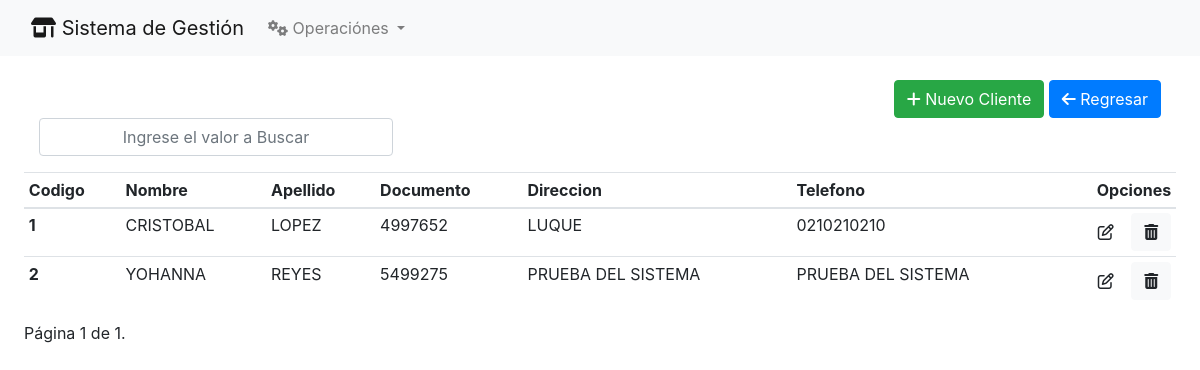
The page /clientes/ on the database as committed earlier.
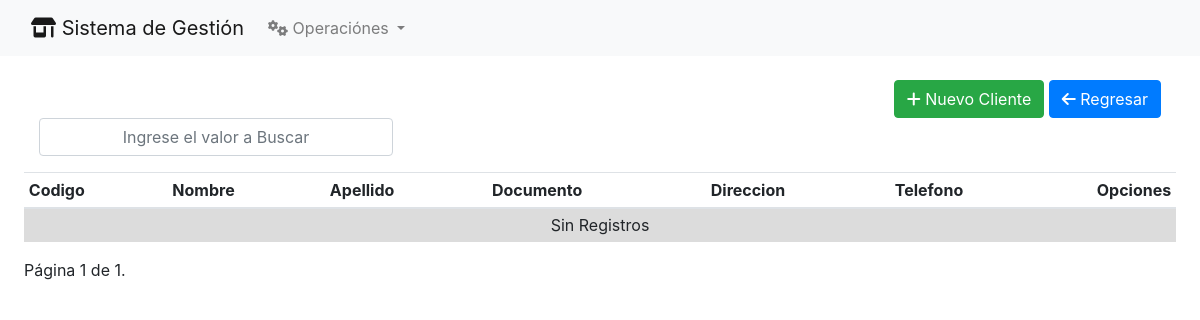
The same page on the database as committed later.
### Clientes/models.py (models this page shows, shortened)
class Clientes(models.Model):
    class Meta:
        verbose_name_plural = 'Clientes'
    nombre =  models.CharField(max_length = 250)
    apellido = models.CharField(max_length = 250)
    documento = models.CharField(max_length = 250, unique=True)
    direccion =  models.CharField(max_length = 250)
    telefono = models.CharField(max_length = 250)
    correo =  models.CharField(max_length = 250)
    observacion =  models.CharField(max_length = 250)
    estado =  models.CharField(max_length = 250)

### Clientes/views.py (the view)
# urls.py: path('', clientes_index, name='clientes'),
def clientes_index(request):
    clientes_list = Clientes.objects.all().order_by("nombre")
    paginator = Paginator(clientes_list, 10)
    page_number = request.GET.get('page')
    page_obj = paginator.get_page(page_number)
    final_page_number = paginator.num_pages - 1
    template = "clientes_index.html"
    context = {"titulo": "Clientes", "clientes": page_obj, "final_page_number": final_page_number}
    return render(request, template, context)

### Clientes/templates/clientes_index.html (shortened to what this page needs)
{% extends 'home.html' %}
{% block content %}
<div class="p-4">
    <div class="col d-flex justify-content-end">
        <a href="{%url 'nuevo_cliente'%}" class="btn btn-success"> <i class="fa-solid fa-plus"></i> Nuevo Cliente</a>
        <a href="{% url 'home' %}" class="btn btn-primary"> <i class="fa-solid fa-arrow-left"></i> Regresar</a>
    </div>
    <table class="table table-sm table-hover">
        <div class="col-md-4 mb-3 d-flex justify-content-end">
            <input type="text" class="form-control text-center" id="buscarCliente"
                placeholder="Ingrese el valor a Buscar">
        </div>
        <thead>
            <tr>
                <th scope="col">Codigo</th>
                <th scope="col">Nombre</th>
                <th scope="col">Apellido</th>
                <th scope="col">Documento</th>
                <th scope="col">Direccion</th>
                <th scope="col">Telefono</th>
                <th style="text-align: right;width: 10%;" scope="col">Opciones</th>
            </tr>
        </thead>
        <tbody>
            {% if clientes %}
            {% for cli in clientes %}
            <tr>
                <th scope="row"> {{cli.id}} </th>
                <td> {{cli.nombre}} </td>
                <td> {{cli.apellido}} </td>
                <td> {{cli.documento}} </td>
                <td> {{cli.direccion}} </td>
                <td> {{cli.telefono}} </td>
                <td style="text-align: right;">
                    <a href="modificar_cliente/{{cli.id}}/" class="btn btn-ligth"><i
                            class="fa-regular fa-pen-to-square"></i></a>
                    <a href="#" class="btn btn-light btn_eliminar" data-bs-toggle="modal" data-bs-target="#exampleModal"
                        data-id="{{cli.id}}">
                        <i class="fa-solid fa-trash-can"></i>
                    </a>
                </td>
            </tr>
            {% endfor %}
            {% else %}
            <tr style="background-color: gainsboro;text-align: center;">
                <td colspan="7">Sin Registros</td>
            </tr>
            {% endif %}
        </tbody>
    </table>
    <div class="pagination">
        <span class="step-links">
            <span class="current">
                P&aacute;gina {{clientes.number}} de {{clientes.paginator.num_pages}}.
            </span>
        </span>
    </div>
    {% endblock %}

Rows that differ between the two databases and show on the page:
removed Clientes: id "1", nombre "CRISTOBAL", apellido "LOPEZ", documento "4997652", direccion "LUQUE", telefono "0210210210"
removed Clientes: id "2", nombre "YOHANNA", apellido "REYES", documento "5499275", direccion "PRUEBA DEL SISTEMA", telefono "PRUEBA DEL SISTEMA"
Other text that changed with them:
text now shown: "Sin Registros"
